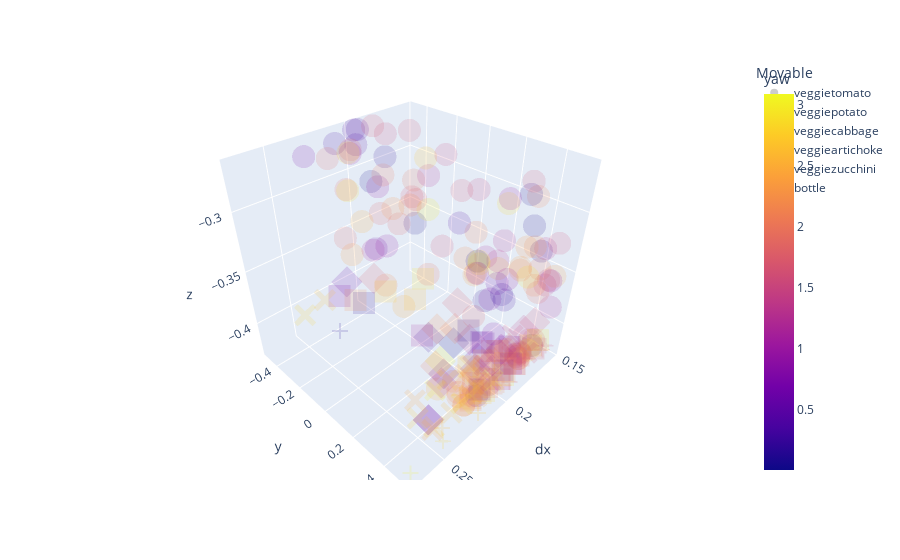

Notebook cell for this chart:
### Code cell
plot_samples(df, surface='MiniFridge/11709')  ## three chambers

### Figure 1 — Plotly figure (JSON) as saved in the notebook; plotly's stock layout.template omitted (floating-point values rounded to 4 significant figures; data arrays with more than 128 entries replaced by an {"elided": "..."} marker saying what was removed)
{"data": [{"customdata": [["/_gmm/237", "place"], ["/_gmm/741", "place"], ["/_gmm/900", "place"], ["/_gmm/1682", "place"], ["/_gmm/1920", "place"], ["/_gmm/1931", "place"], ["/_gmm/2106", "place"], ["/_gmm/2190", "place"], ["/_gmm/2861", "place"], ["/_gmm/2923", "place"], ["/_gmm/2942", "place"], ["/_gmm/2962", "place"], ["/_gmm/3086", "place"], ["/_gmm/3522", "place"], ["/_gmm/3595", "place"], ["/_gmm/3881", "place"], ["/_gmm/4442", "place"], ["/mm_storage/226", "place"], ["/mm_storage/422", "place"], ["/mm_storage/762", "place"], ["/mm_storage/801", "place"], ["/mm_storage/1072", "place"], ["/_kc_mm_storage/44", "place"], ["/_kc_mm_storage/152", "place"], ["/_kc_mm_storage/245", "place"]], "hovertemplate": "Movable=veggietomato<br>dx=%{x}<br>y=%{y}<br>z=%{z}<br>run_name=%{customdata[0]}<br>Action=%{customdata[1]}<br>yaw=%{marker.color}<extra></extra>", "legendgroup": "veggietomato", "marker": {"color": [1.943, 1.625, 1.543, 2.239, 0.099, 1.567, 2.253, 2.171, 1.919, 2.105, 1.713, 2.305, 2.505, 1.309, 2.565, 2.253, 2.171, 0.558, 2.498, 2.169, 1.535, 1.535, 2.082, 2.879, 2.179], "coloraxis": "coloraxis", "opacity": 0.15, "symbol": "circle"}, "mode": "markers", "name": "veggietomato", "scene": "scene", "showlegend": true, "type": "scatter3d", "x": [0.1871, 0.1851, 0.1881, 0.2301, 0.1761, 0.1761, 0.2331, 0.1881, 0.2271, 0.2211, 0.1751, 0.1911, 0.2351, 0.2141, 0.2241, 0.2331, 0.1881, 0.2231, 0.2031, 0.2251, 0.1871, 0.1911, 0.2311, 0.1791, 0.1951], "y": [0.52, 0.489, 0.52, 0.466, 0.52, 0.503, 0.52, 0.52, 0.519, 0.52, 0.52, 0.463, 0.386, 0.52, 0.5, 0.52, 0.52, 0.52, -0.104, 0.403, 0.52, 0.521, 0.471, 0.52, -0.316], "z": [-0.4, -0.406, -0.397, -0.405, -0.402, -0.398, -0.403, -0.404, -0.401, -0.402, -0.397, -0.398, -0.402, -0.404, -0.398, -0.403, -0.404, -0.405, -0.4, -0.403, -0.399, -0.399, -0.399, -0.404, -0.402]}, {"customdata": [["/_gmm/440", "place"], ["/_gmm/924", "place"], ["/_gmm/1004", "place"], ["/_gmm/1079", "place"], ["/_gmm/1368", "place"], ["/_gmm/1727", "place"], ["/_gmm/2458", "place"], ["/_gmm/2763", "place"], ["/_gmm/2773", "place"], ["/_gmm/2828", "place"], ["/_gmm/2873", "place"], ["/_gmm/3107", "place"], ["/_gmm/3452", "place"], ["/_gmm/3533", "place"], ["/_gmm/4415", "place"], ["/mm_storage/212", "place"], ["/mm_storage/494", "place"], ["/mm_storage/499", "place"], ["/mm_storage/616", "place"], ["/mm_storage/792", "place"], ["/mm_storage/810", "place"], ["/mm_storage/870", "place"], ["/mm_storage/906", "place"], ["/_kc_mm_storage/86", "place"], ["/_kc_mm_storage/88", "place"]], "hovertemplate": "Movable=veggiepotato<br>dx=%{x}<br>y=%{y}<br>z=%{z}<br>run_name=%{customdata[0]}<br>Action=%{customdata[1]}<br>yaw=%{marker.color}<extra></extra>", "legendgroup": "veggiepotato", "marker": {"color": [1.991, 2.419, 0.019, 2.126, 0.542, 1.304, 0.618, 2.641, 1.008, 0.612, 1.408, 0.373, 3.09, 1.98, 0.618, 1.054, 2.095, 2.212, 0.611, 1.37, 1.707, 0.271, 1.715, 1.626, 1.195], "coloraxis": "coloraxis", "opacity": 0.15, "symbol": "diamond"}, "mode": "markers", "name": "veggiepotato", "scene": "scene", "showlegend": true, "type": "scatter3d", "x": [0.1991, 0.2131, 0.2171, 0.2231, 0.2181, 0.2101, 0.2581, 0.2271, 0.2061, 0.2221, 0.2151, 0.2341, 0.2301, 0.2331, 0.2581, 0.2031, 0.2071, 0.2141, 0.2241, 0.1811, 0.1921, 0.2241, 0.2081, 0.1771, 0.2381], "y": [0.52, 0.519, 0.335, 0.499, 0.476, 0.374, 0.52, 0.519, 0.507, 0.493, 0.52, 0.411, 0.36, 0.357, 0.52, 0.503, 0.269, 0.212, -0.326, 0.491, 0.169, 0.241, -0.279, 0.52, 0.43], "z": [-0.383, -0.381, -0.381, -0.385, -0.379, -0.38, -0.387, -0.381, -0.382, -0.383, -0.382, -0.385, -0.383, -0.385, -0.387, -0.382, -0.383, -0.383, -0.378, -0.385, -0.38, -0.379, -0.382, -0.378, -0.387]}, {"customdata": [["/_gmm/240", "place"], ["/_gmm/377", "place"], ["/_gmm/444", "place"], ["/_gmm/773", "place"], ["/_gmm/1096", "place"], ["/_gmm/1405", "place"], ["/_gmm/1691", "place"], ["/_gmm/1758", "place"], ["/_gmm/1940", "place"], ["/_gmm/1975", "place"], ["/_gmm/2010", "place"], ["/_gmm/2597", "place"], ["/_gmm/2784", "place"], ["/_gmm/2950", "place"], ["/_gmm/3453", "place"], ["/_gmm/3515", "place"], ["/_gmm/3840", "place"], ["/_gmm/5007", "place"], ["/mm_storage/148", "place"], ["/mm_storage/232", "place"], ["/mm_storage/454", "place"], ["/mm_storage/496", "place"], ["/mm_storage/514", "place"], ["/mm_storage/519", "place"], ["/mm_storage/551", "place"], ["/mm_storage/682", "place"], ["/mm_storage/682", "place"], ["/mm_storage/737", "place"], ["/mm_storage/1072", "place"], ["/_kc_mm_storage/38", "place"], ["/_kc_mm_storage/219", "place"], ["/_kc_mm_storage/485", "place"], ["/_kc_mm_storage/573", "place"], ["/_kc_mm_storage/631", "place"], ["/_kc_mm_storage/747", "place"], ["/_kc_mm_storage/819", "place"]], "hovertemplate": "Movable=veggiecabbage<br>dx=%{x}<br>y=%{y}<br>z=%{z}<br>run_name=%{customdata[0]}<br>Action=%{customdata[1]}<br>yaw=%{marker.color}<extra></extra>", "legendgroup": "veggiecabbage", "marker": {"color": [2.708, 1.808, 1.211, 0.539, 2.173, 2.987, 2.221, 1.904, 2.966, 2.75, 2.73, 1.868, 1.707, 2.286, 2.459, 2.429, 1.868, 2.115, 2.732, 2.8, 2.757, 2.668, 0.567, 0.186, 0.132, 0.635, 1.674, 0.744, 0.567, 2.196, 0.578, 2.056, 2.919, 1.13, 2.228, 0.816], "coloraxis": "coloraxis", "opacity": 0.15, "symbol": "square"}, "mode": "markers", "name": "veggiecabbage", "scene": "scene", "showlegend": true, "type": "scatter3d", "x": [0.2091, 0.2191, 0.2041, 0.1861, 0.2001, 0.1701, 0.2281, 0.1881, 0.2011, 0.2091, 0.1771, 0.1911, 0.1731, 0.2281, 0.1951, 0.1921, 0.1911, 0.2111, 0.2201, 0.2171, 0.1961, 0.1911, 0.1901, 0.2151, 0.1871, 0.1991, 0.1941, 0.2181, 0.1901, 0.2141, 0.2211, 0.2131, 0.1701, 0.2091, 0.2041, 0.1951], "y": [0.376, 0.471, 0.52, 0.454, 0.519, 0.52, 0.52, 0.519, 0.52, 0.464, 0.52, 0.52, 0.52, 0.52, 0.491, 0.426, 0.52, 0.52, 0.52, 0.52, -0.313, -0.126, 0.319, -0.301, 0.217, 0.503, 0.406, -0.479, 0.33, -0.382, 0.52, 0.509, -0.243, 0.078, 0.426, 0.52], "z": [-0.408, -0.403, -0.409, -0.401, -0.405, -0.402, -0.404, -0.401, -0.408, -0.41, -0.401, -0.407, -0.408, -0.402, -0.405, -0.403, -0.407, -0.406, -0.406, -0.407, -0.408, -0.404, -0.407, -0.405, -0.408, -0.407, -0.403, -0.411, -0.407, -0.41, -0.401, -0.409, -0.407, -0.408, -0.401, -0.402]}, {"customdata": [["/_gmm/24", "place"], ["/_gmm/29", "place"], ["/_gmm/100", "place"], ["/_gmm/304", "place"], ["/_gmm/392", "place"], ["/_gmm/769", "place"], ["/_gmm/848", "place"], ["/_gmm/858", "place"], ["/_gmm/1206", "place"], ["/_gmm/1383", "place"], ["/_gmm/1637", "place"], ["/_gmm/1787", "place"], ["/_gmm/2744", "place"], ["/_gmm/2869", "place"], ["/_gmm/2916", "place"], ["/_gmm/2993", "place"], ["/_gmm/3080", "place"], ["/_gmm/3199", "place"], ["/_gmm/4334", "place"], ["/_gmm/4935", "place"], ["/_kc_mm_storage/223", "place"]], "hovertemplate": "Movable=veggieartichoke<br>dx=%{x}<br>y=%{y}<br>z=%{z}<br>run_name=%{customdata[0]}<br>Action=%{customdata[1]}<br>yaw=%{marker.color}<extra></extra>", "legendgroup": "veggieartichoke", "marker": {"color": [2.947, 2.577, 2.974, 2.758, 1.465, 2.584, 2.375, 1.269, 2.776, 1.659, 2.978, 1.654, 2.695, 2.627, 2.64, 2.475, 2.318, 2.618, 2.296, 2.429, 1.546], "coloraxis": "coloraxis", "opacity": 0.15, "symbol": "x"}, "mode": "markers", "name": "veggieartichoke", "scene": "scene", "showlegend": true, "type": "scatter3d", "x": [0.2351, 0.2231, 0.2101, 0.2551, 0.2121, 0.2421, 0.2551, 0.2071, 0.2471, 0.1801, 0.2351, 0.1891, 0.2541, 0.2291, 0.2281, 0.2131, 0.2181, 0.2341, 0.2231, 0.2501, 0.1761], "y": [0.52, 0.52, 0.52, 0.439, 0.52, 0.52, 0.519, 0.451, -0.438, 0.52, 0.374, 0.491, 0.52, 0.52, 0.392, 0.411, 0.42, -0.412, 0.52, 0.381, 0.413], "z": [-0.399, -0.398, -0.404, -0.401, -0.402, -0.4, -0.401, -0.4, -0.405, -0.406, -0.405, -0.403, -0.399, -0.398, -0.4, -0.399, -0.402, -0.397, -0.406, -0.397, -0.403]}, {"customdata": [["/_gmm/425", "place"], ["/_gmm/697", "place"], ["/_gmm/865", "place"], ["/_gmm/1068", "place"], ["/_gmm/1201", "place"], ["/_gmm/1854", "place"], ["/_gmm/1863", "place"], ["/_gmm/1879", "place"], ["/_gmm/3167", "place"], ["/_gmm/3610", "place"], ["/mm_storage/737", "place"]], "hovertemplate": "Movable=veggiezucchini<br>dx=%{x}<br>y=%{y}<br>z=%{z}<br>run_name=%{customdata[0]}<br>Action=%{customdata[1]}<br>yaw=%{marker.color}<extra></extra>", "legendgroup": "veggiezucchini", "marker": {"color": [2.177, 3.029, 2.607, 1.835, 2.789, 1.588, 2.575, 1.774, 2.675, 1.6, 0.161], "coloraxis": "coloraxis", "opacity": 0.15, "symbol": "cross"}, "mode": "markers", "name": "veggiezucchini", "scene": "scene", "showlegend": true, "type": "scatter3d", "x": [0.1991, 0.2691, 0.2421, 0.1931, 0.2471, 0.1691, 0.2191, 0.1621, 0.2201, 0.1571, 0.2311], "y": [0.52, 0.52, 0.476, 0.52, 0.52, 0.466, 0.404, 0.52, 0.52, 0.513, -0.344], "z": [-0.421, -0.426, -0.422, -0.424, -0.423, -0.429, -0.424, -0.42, -0.427, -0.421, -0.427]}, {"customdata": {"elided": "83x2 str values"}, "hovertemplate": "Movable=bottle<br>dx=%{x}<br>y=%{y}<br>z=%{z}<br>run_name=%{customdata[0]}<br>Action=%{customdata[1]}<br>yaw=%{marker.color}<extra></extra>", "legendgroup": "bottle", "marker": {"color": [1.153, 1.418, 1.844, 0.178, 0.381, 1.817, 0.139, 0.814, 2.364, 1.862, 2.621, 1.163, 1.677, 3.011, 1.892, 0.102, 1.641, 2.37, 1.998, 1.982, 2.12, 0.321, 0.197, 2.188, 2.126, 1.242, 0.385, 0.079, 2.999, 2.489, 0.91, 2.888, 1.341, 0.903, 0.582, 0.008, 0.244, 1.267, 0.097, 1.14, 1.73, 2.712, 0.037, 3.006, 1.471, 0.321, 1.342, 0.381, 1.857, 2.862, 1.857, 2.446, 1.977, 2.146, 0.881, 2.139, 1.056, 0.946, 2.989, 0.831, 1.565, 2.291, 2.229, 1.526, 0.89, 0.705, 1.677, 0.388, 1.678, 2.363, 1.514, 2.212, 1.908, 2.278, 2.147, 1.627, 1.013, 1.643, 1.597, 2.021, 0.615, 1.838, 2.824], "coloraxis": "coloraxis", "opacity": 0.15, "symbol": "circle"}, "mode": "markers", "name": "bottle", "scene": "scene", "showlegend": true, "type": "scatter3d", "x": [0.1991, 0.1741, 0.2161, 0.2041, 0.1951, 0.1811, 0.1651, 0.2041, 0.2001, 0.2131, 0.2001, 0.1631, 0.1531, 0.1981, 0.2061, 0.1681, 0.1761, 0.1651, 0.1821, 0.1711, 0.1931, 0.1921, 0.2031, 0.2111, 0.2201, 0.2061, 0.2111, 0.1771, 0.1611, 0.1991, 0.2001, 0.2081, 0.1861, 0.1811, 0.2171, 0.1591, 0.1941, 0.1781, 0.1911, 0.1981, 0.1551, 0.1971, 0.1881, 0.1791, 0.2021, 0.2111, 0.1801, 0.1971, 0.2141, 0.2001, 0.2291, 0.2111, 0.2051, 0.1611, 0.1681, 0.2351, 0.1971, 0.1851, 0.1781, 0.2151, 0.1901, 0.1821, 0.1791, 0.1711, 0.2181, 0.2311, 0.2081, 0.1611, 0.1841, 0.2221, 0.1831, 0.1781, 0.1801, 0.1721, 0.1721, 0.1871, 0.2171, 0.1821, 0.1671, 0.1811, 0.2101, 0.1861, 0.2131], "y": [0.348, 0.52, 0.421, 0.393, -0.48, -0.479, 0.434, 0.42, 0.52, -0.438, 0.42, 0.52, -0.48, 0.312, -0.48, 0.395, -0.297, 0.52, 0.52, -0.311, 0.514, 0.424, -0.214, 0.322, 0.437, 0.074, -0.325, -0.248, -0.286, -0.447, -0.249, -0.444, 0.334, 0.366, 0.52, 0.054, 0.419, 0.31, 0.474, -0.379, -0.432, -0.017, -0.473, 0.19, 0.304, -0.48, 0.52, -0.487, -0.334, 0.431, -0.327, 0.373, 0.077, -0.424, 0.518, 0.52, 0.419, -0.451, 0.452, 0.52, -0.332, 0.445, 0.468, 0.52, 0.433, -0.48, 0.263, -0.066, -0.48, -0.288, -0.012, 0.489, 0.52, -0.463, 0.38, 0.019, -0.303, 0.431, 0.52, -0.447, -0.231, -0.287, -0.363], "z": [-0.319, -0.346, -0.349, -0.348, -0.268, -0.348, -0.33, -0.344, -0.313, -0.351, -0.322, -0.375, -0.346, -0.328, -0.313, -0.31, -0.268, -0.345, -0.327, -0.312, -0.268, -0.354, -0.274, -0.314, -0.31, -0.272, -0.267, -0.345, -0.343, -0.344, -0.353, -0.311, -0.332, -0.349, -0.313, -0.372, -0.348, -0.322, -0.27, -0.368, -0.345, -0.268, -0.314, -0.348, -0.271, -0.273, -0.312, -0.268, -0.27, -0.274, -0.27, -0.323, -0.351, -0.347, -0.347, -0.267, -0.273, -0.319, -0.342, -0.355, -0.267, -0.315, -0.315, -0.344, -0.312, -0.275, -0.271, -0.342, -0.269, -0.35, -0.271, -0.346, -0.348, -0.347, -0.346, -0.342, -0.27, -0.268, -0.316, -0.31, -0.348, -0.343, -0.274]}], "layout": {"coloraxis": {"colorbar": {"title": {"text": "yaw"}}, "colorscale": [[0, "#0d0887"], [0.1111, "#46039f"], [0.2222, "#7201a8"], [0.3333, "#9c179e"], [0.4444, "#bd3786"], [0.5556, "#d8576b"], [0.6667, "#ed7953"], [0.7778, "#fb9f3a"], [0.8889, "#fdca26"], [1, "#f0f921"]]}, "legend": {"title": {"text": "Movable"}, "tracegroupgap": 0}, "margin": {"t": 60}, "scene": {"domain": {"x": [0, 1], "y": [0, 1]}, "xaxis": {"title": {"text": "dx"}}, "yaxis": {"title": {"text": "y"}}, "zaxis": {"title": {"text": "z"}}}}}
